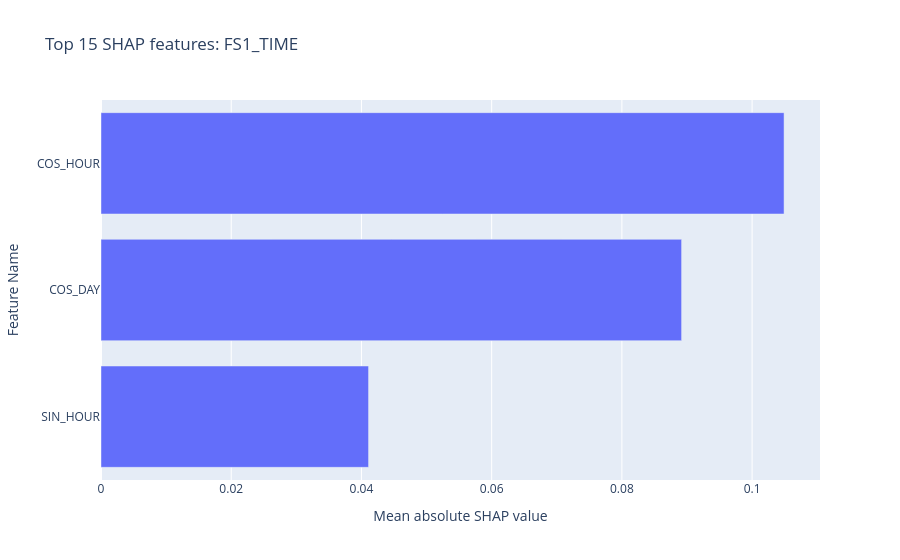
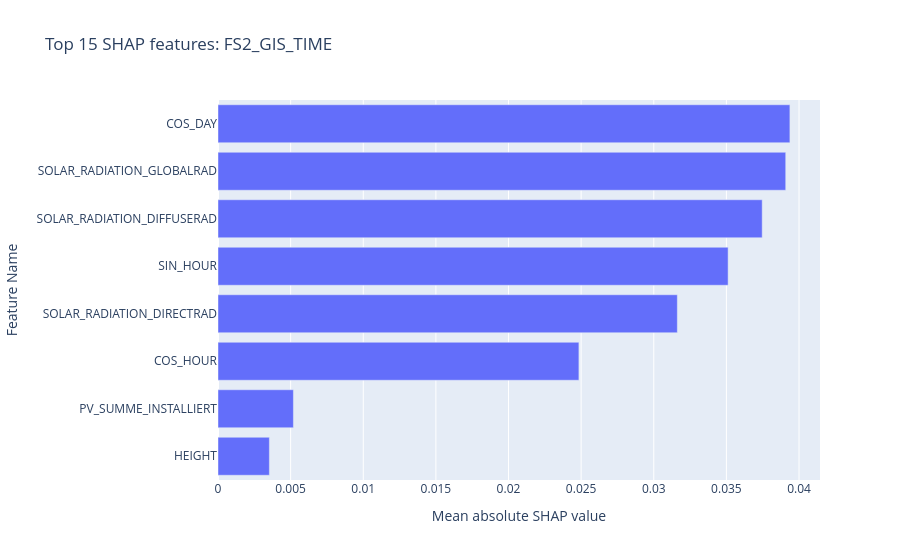
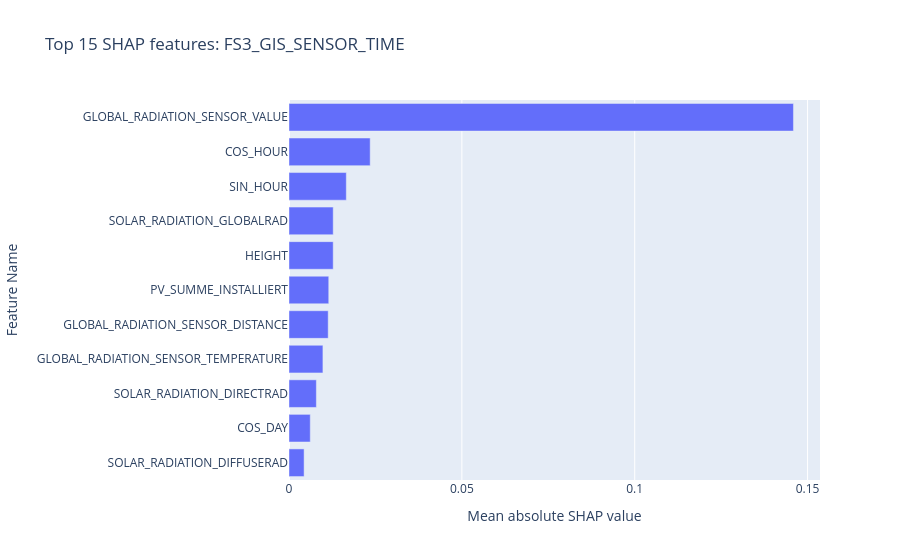
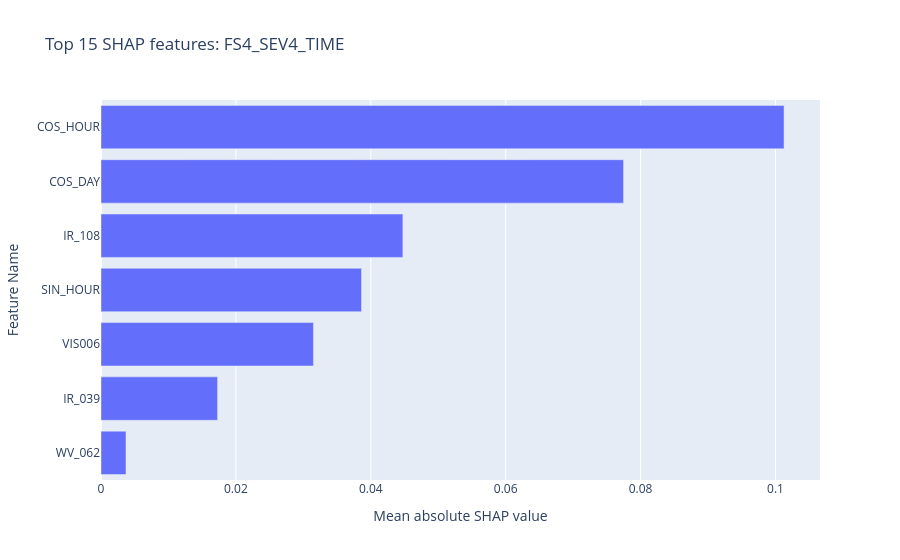

Source (notebook cell) for these figures, in order:
### Markdown cell above
create top 15 featuer diagrams and export results to csv

### Code cell
shap_summary = {}
shap_rows = []  # Collect rows for combined CSV export

for fs_name, fs_conf in FEATURE_SETS.items():
    feature_cols = get_feature_cols(fs_conf)
    explainer = shap.TreeExplainer(final_models[fs_name])

    X_sample = testdf[feature_cols].astype(np.float32).sample(
        n=min(5000, len(testdf)),
        random_state=RANDOM_SEED
    )

    shap_values = explainer.shap_values(X_sample)
    mean_abs_shap = np.abs(shap_values).mean(axis=0)

    # Sort descending: highest global importance first
    shap_summary[fs_name] = pd.Series(
        mean_abs_shap, index=feature_cols
    ).sort_values(ascending=False)

    # Store rank per feature for cross-feature-set comparison
    ranked = shap_summary[fs_name].rank(ascending=False, method="first").astype(int)
    for feature_name, shap_val in shap_summary[fs_name].items():
        shap_rows.append({
            "FEATURE_SET": fs_name,
            "FEATURE_NAME": feature_name,
            "MEAN_ABS_SHAP": shap_val,
            "RANK": int(ranked[feature_name]),
            "N_SAMPLES": len(X_sample),
        })

    top_features = shap_summary[fs_name].head(15)

    fig = px.bar(
        x=top_features.values,
        y=top_features.index,
        orientation="h",
        title=f"Top 15 SHAP features: {fs_name}"
    )

    # Display the most important feature at the top
    fig.update_yaxes(
        title_text="Feature Name",
        title_font=dict(size=14),
        categoryorder="array",
        categoryarray=top_features.index[::-1]
    )
    fig.update_xaxes(
        title_text="Mean absolute SHAP value",
        title_font=dict(size=14)
    )

    fig.write_image(result_path + f"/S5_LOC_shap_{fs_name}.png", scale=2)
    fig.show()

# Combine all feature sets into one long-format dataframe
df_shap_all = pd.DataFrame(shap_rows).sort_values(["FEATURE_SET", "RANK"]).reset_index(drop=True)

output_file = result_path + "/S5_LOC_shap_all_featuresets.csv"
df_shap_all.to_csv(output_file, index=False, sep=";", decimal=",", encoding="utf-8-sig")
print(f"Export: {output_file} ({len(df_shap_all)} Zeilen, {df_shap_all['FEATURE_SET'].nunique()} Feature-Sets)")

# Pivot view: feature x feature-set, for quick Excel comparison
df_shap_pivot = df_shap_all.pivot(index="FEATURE_NAME", columns="FEATURE_SET", values="MEAN_ABS_SHAP")
pivot_file = result_path + "/S5_LOC_shap_all_featuresets_pivot.csv"
df_shap_pivot.to_csv(pivot_file,sep=";", decimal=",", encoding="utf-8-sig")
print(f"Export: {pivot_file}")

### Figure 1 — Plotly figure (JSON) as saved in the notebook; plotly's stock layout.template omitted (floating-point values rounded to 4 significant figures)
{"data": [{"hovertemplate": "x=%{x}<br>y=%{y}<extra></extra>", "legendgroup": "", "marker": {"color": "#636efa", "pattern": {"shape": ""}}, "name": "", "orientation": "h", "showlegend": false, "textposition": "auto", "type": "bar", "x": [0.1049, 0.08917, 0.04109], "xaxis": "x", "y": ["COS_HOUR", "COS_DAY", "SIN_HOUR"], "yaxis": "y"}], "layout": {"barmode": "relative", "legend": {"tracegroupgap": 0}, "title": {"text": "Top 15 SHAP features: FS1_TIME"}, "xaxis": {"anchor": "y", "domain": [0, 1], "title": {"font": {"size": 14}, "text": "Mean absolute SHAP value"}}, "yaxis": {"anchor": "x", "categoryarray": ["SIN_HOUR", "COS_DAY", "COS_HOUR"], "categoryorder": "array", "domain": [0, 1], "title": {"font": {"size": 14}, "text": "Feature Name"}}}}

### Figure 2 — Plotly figure (JSON) as saved in the notebook; plotly's stock layout.template omitted (floating-point values rounded to 4 significant figures)
{"data": [{"hovertemplate": "x=%{x}<br>y=%{y}<extra></extra>", "legendgroup": "", "marker": {"color": "#636efa", "pattern": {"shape": ""}}, "name": "", "orientation": "h", "showlegend": false, "textposition": "auto", "type": "bar", "x": [0.03937, 0.03908, 0.03746, 0.03512, 0.03162, 0.02485, 0.005191, 0.003536], "xaxis": "x", "y": ["COS_DAY", "SOLAR_RADIATION_GLOBALRAD", "SOLAR_RADIATION_DIFFUSERAD", "SIN_HOUR", "SOLAR_RADIATION_DIRECTRAD", "COS_HOUR", "PV_SUMME_INSTALLIERT", "HEIGHT"], "yaxis": "y"}], "layout": {"barmode": "relative", "legend": {"tracegroupgap": 0}, "title": {"text": "Top 15 SHAP features: FS2_GIS_TIME"}, "xaxis": {"anchor": "y", "domain": [0, 1], "title": {"font": {"size": 14}, "text": "Mean absolute SHAP value"}}, "yaxis": {"anchor": "x", "categoryarray": ["HEIGHT", "PV_SUMME_INSTALLIERT", "COS_HOUR", "SOLAR_RADIATION_DIRECTRAD", "SIN_HOUR", "SOLAR_RADIATION_DIFFUSERAD", "SOLAR_RADIATION_GLOBALRAD", "COS_DAY"], "categoryorder": "array", "domain": [0, 1], "title": {"font": {"size": 14}, "text": "Feature Name"}}}}

### Figure 3 — Plotly figure (JSON) as saved in the notebook; plotly's stock layout.template omitted (floating-point values rounded to 4 significant figures)
{"data": [{"hovertemplate": "x=%{x}<br>y=%{y}<extra></extra>", "legendgroup": "", "marker": {"color": "#636efa", "pattern": {"shape": ""}}, "name": "", "orientation": "h", "showlegend": false, "textposition": "auto", "type": "bar", "x": [0.1459, 0.02348, 0.01658, 0.01279, 0.01278, 0.0115, 0.01133, 0.009813, 0.007915, 0.006151, 0.004368], "xaxis": "x", "y": ["GLOBAL_RADIATION_SENSOR_VALUE", "COS_HOUR", "SIN_HOUR", "SOLAR_RADIATION_GLOBALRAD", "HEIGHT", "PV_SUMME_INSTALLIERT", "GLOBAL_RADIATION_SENSOR_DISTANCE", "GLOBAL_RADIATION_SENSOR_TEMPERATURE", "SOLAR_RADIATION_DIRECTRAD", "COS_DAY", "SOLAR_RADIATION_DIFFUSERAD"], "yaxis": "y"}], "layout": {"barmode": "relative", "legend": {"tracegroupgap": 0}, "title": {"text": "Top 15 SHAP features: FS3_GIS_SENSOR_TIME"}, "xaxis": {"anchor": "y", "domain": [0, 1], "title": {"font": {"size": 14}, "text": "Mean absolute SHAP value"}}, "yaxis": {"anchor": "x", "categoryarray": ["SOLAR_RADIATION_DIFFUSERAD", "COS_DAY", "SOLAR_RADIATION_DIRECTRAD", "GLOBAL_RADIATION_SENSOR_TEMPERATURE", "GLOBAL_RADIATION_SENSOR_DISTANCE", "PV_SUMME_INSTALLIERT", "HEIGHT", "SOLAR_RADIATION_GLOBALRAD", "SIN_HOUR", "COS_HOUR", "GLOBAL_RADIATION_SENSOR_VALUE"], "categoryorder": "array", "domain": [0, 1], "title": {"font": {"size": 14}, "text": "Feature Name"}}}}

### Figure 4 — Plotly figure (JSON) as saved in the notebook; plotly's stock layout.template omitted (floating-point values rounded to 4 significant figures)
{"data": [{"hovertemplate": "x=%{x}<br>y=%{y}<extra></extra>", "legendgroup": "", "marker": {"color": "#636efa", "pattern": {"shape": ""}}, "name": "", "orientation": "h", "showlegend": false, "textposition": "auto", "type": "bar", "x": [0.1013, 0.07748, 0.04476, 0.03862, 0.0315, 0.01729, 0.003705], "xaxis": "x", "y": ["COS_HOUR", "COS_DAY", "IR_108", "SIN_HOUR", "VIS006", "IR_039", "WV_062"], "yaxis": "y"}], "layout": {"barmode": "relative", "legend": {"tracegroupgap": 0}, "title": {"text": "Top 15 SHAP features: FS4_SEV4_TIME"}, "xaxis": {"anchor": "y", "domain": [0, 1], "title": {"font": {"size": 14}, "text": "Mean absolute SHAP value"}}, "yaxis": {"anchor": "x", "categoryarray": ["WV_062", "IR_039", "VIS006", "SIN_HOUR", "IR_108", "COS_DAY", "COS_HOUR"], "categoryorder": "array", "domain": [0, 1], "title": {"font": {"size": 14}, "text": "Feature Name"}}}}
